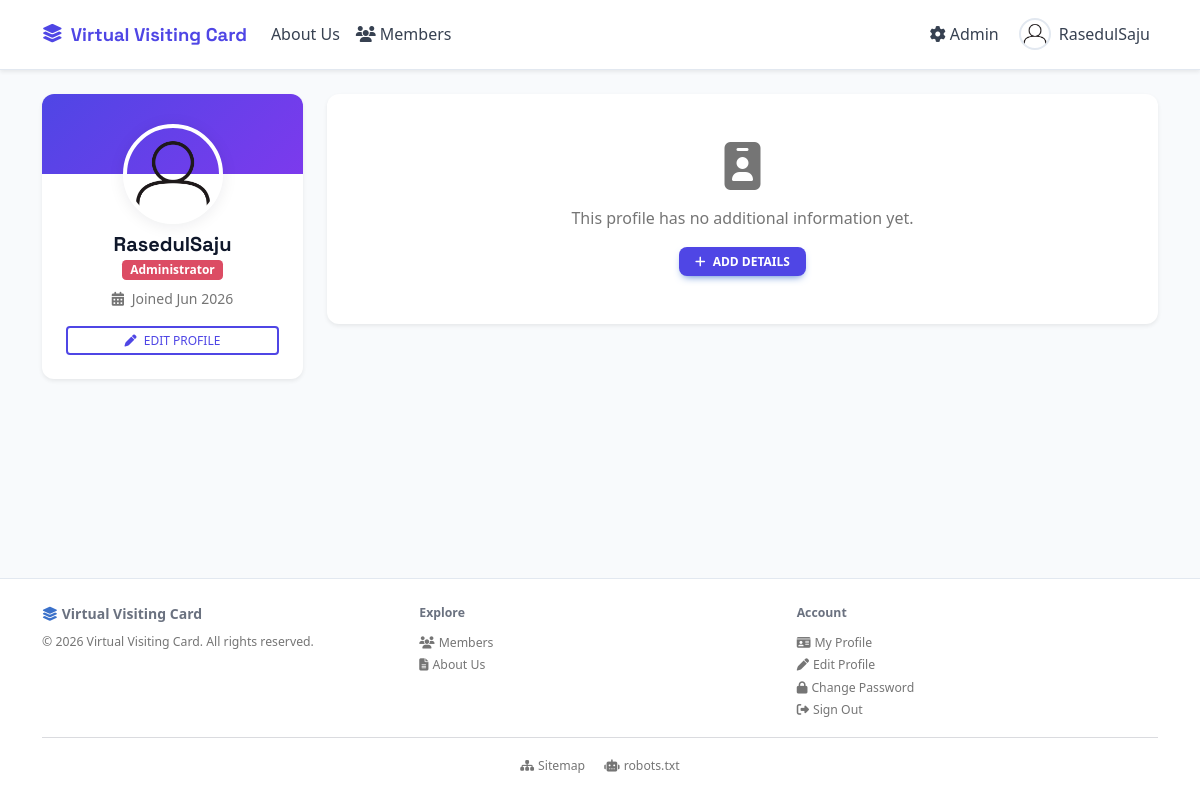
The app's page /RasedulSaju (signed in) with its own data.
### tables this page shows
CREATE TABLE `pages` (
  `id`          INT UNSIGNED NOT NULL AUTO_INCREMENT,
  `slug`        VARCHAR(200) NOT NULL,
  `title`       VARCHAR(300) NOT NULL,
  `content`     LONGTEXT,
  `show_in_nav` TINYINT(1)   NOT NULL DEFAULT 0,
  `nav_order`   INT          NOT NULL DEFAULT 0,
  `meta_robots` VARCHAR(20)  NOT NULL DEFAULT 'index,follow',
  `updated_at`  DATETIME     NOT NULL DEFAULT CURRENT_TIMESTAMP
                             ON UPDATE CURRENT_TIMESTAMP,
  PRIMARY KEY (`id`),
  UNIQUE KEY `uq_slug` (`slug`)
);

CREATE TABLE `users` (
  `id`                INT UNSIGNED                    NOT NULL AUTO_INCREMENT,
  `username`          VARCHAR(50)                     NOT NULL,
  `full_name`         VARCHAR(150)                    NULL,
  `email`             VARCHAR(150)                    NOT NULL,
  `password_hash`     VARCHAR(255)                    NOT NULL,
  `role`              ENUM('user','admin','superadmin') NOT NULL DEFAULT 'user',
  `account_status`    ENUM('active','resigned')       NOT NULL DEFAULT 'active',
  `can_edit_profile`  TINYINT(1)                      NOT NULL DEFAULT 1,
  `meta_robots`       VARCHAR(20)                     NOT NULL DEFAULT 'index,follow',
  `show_in_directory` TINYINT(1)                      NOT NULL DEFAULT 1,
  `profile_image`     VARCHAR(255)                    NOT NULL DEFAULT 'default-avatar.png',
  `bio`               TEXT,
  `reset_token`       VARCHAR(64)                     NULL DEFAULT NULL,
  `reset_expires`     DATETIME                        NULL DEFAULT NULL,
  `created_at`        DATETIME                        NOT NULL DEFAULT CURRENT_TIMESTAMP,
  PRIMARY KEY (`id`),
  UNIQUE KEY `uq_username` (`username`),
  UNIQUE KEY `uq_email`    (`email`)
);

### helpers.php (called while the page is built, shortened)
<?php
require_once __DIR__ . '/db.php';
function e(string $s): string
{
    return htmlspecialchars($s, ENT_QUOTES | ENT_HTML5, 'UTF-8');
}
function isLoggedIn(): bool
{
    return !empty($_SESSION['user_id']);
}
function isAdmin(): bool
{
    return isset($_SESSION['role'])
        && in_array($_SESSION['role'], ['admin', 'superadmin'], true);
}
function avatarUrl(string $filename): string
{
    if ($filename === '' || $filename === DEFAULT_AVATAR
        || !file_exists(UPLOAD_DIR . $filename)) {
        return UPLOAD_URL . DEFAULT_AVATAR;
    }
    return UPLOAD_URL . rawurlencode($filename);
}
function getNavPages(): array
{
    try {
        $stmt = getDB()->query(
            "SELECT slug, title FROM pages
             WHERE show_in_nav = 1 ORDER BY nav_order ASC, title ASC"
        );
        return $stmt->fetchAll();
    } catch (PDOException) {
        return [];
    }
}
function getSetting(string $key, string $default = ''): string
{
    try {
        $stmt = getDB()->prepare('SELECT value FROM settings WHERE `skey` = ? LIMIT 1');
        $stmt->execute([$key]);
        $row = $stmt->fetch();
        return $row ? $row['value'] : $default;
    } catch (PDOException) {
        return $default;
    }
}
function siteName(): string
{
    static $_cached = null;
    if ($_cached === null) {
        $fallback = defined('APP_NAME') ? APP_NAME : _SITE_NAME_FALLBACK;
        try { $_cached = getSetting('site_name') ?: $fallback; }
        catch (Exception) { $_cached = $fallback; }
    }
    return $_cached;
}
function getTheme(): array
{
    static $_cached = null;
    if ($_cached === null) {
        $defaults = [
            'primary_color'    => '#4f46e5',
            'accent_color'     => '#7c3aed',
            'text_color'       => '#374151',
            'heading_color'    => '#0f172a',
            'bg_color'         => '#f8fafc',
            'surface_color'    => '#ffffff',
            'border_radius'    => '12',
            'font_heading'     => 'Space Grotesk',
            'font_body'        => 'system-ui',
            'enable_animations'=> '1',
        ];
        $_cached = $defaults;
        try {
            foreach ($defaults as $k => $v) {
                $_cached[$k] = getSetting('theme_' . $k, $v) ?: $v;
            }
        } catch (Exception) {
        }
    }
    return $_cached;
}
function displayName(array $user): string
{
    return trim($user['full_name'] ?? '') !== '' ? trim($user['full_name']) : $user['username'];
}

### db.php (called while the page is built, shortened)
<?php
function getDB(): PDO
{
    static $pdo = null;
    if ($pdo === null) {
        $dsn = sprintf(
            'mysql:host=%s;dbname=%s;charset=%s',
            DB_HOST, DB_NAME, DB_CHARSET
        );
        $pdo = new PDO($dsn, DB_USER, DB_PASS, [
            PDO::ATTR_ERRMODE            => PDO::ERRMODE_EXCEPTION,
            PDO::ATTR_DEFAULT_FETCH_MODE => PDO::FETCH_ASSOC,
            PDO::ATTR_EMULATE_PREPARES   => false,
        ]);
    }
    return $pdo;
}

### templates/profile.php (the view, shortened to what this page needs)
<?php
$isSelf        = isLoggedIn() && (int)$_SESSION['user_id'] === (int)$profileUser['id'];
$viewerIsAdmin = isAdmin();
$canEdit       = $isSelf && ($viewerIsAdmin || (bool)$profileUser['can_edit_profile']);
$isResigned    = ($profileUser['account_status'] ?? 'active') === 'resigned';
$displayTitle  = displayName($profileUser);
$roleLabel     = match ($profileUser['role'] ?? 'user') {
    'superadmin', 'admin' => 'Administrator',
    default                => 'Member',
};
$roleBadgeCls  = in_array($profileUser['role'] ?? 'user', ['admin', 'superadmin'], true) ? 'bg-danger' : 'bg-primary';
$standaloneFields = [];
$groups           = [];
?>
<div class="row g-4 <?= $isResigned ? 'resigned-profile' : '' ?>">
    <div class="col-md-4 col-lg-3">
        <div class="card border-0 shadow-sm text-center profile-card">
            <div class="card-body pt-0">
                <div class="profile-avatar-wrap">
                    <img src="<?= avatarUrl($profileUser['profile_image']) ?>"
                         class="profile-avatar rounded-circle border-4 border-white"
                         width="100" height="100"
                         style="object-fit:cover;" alt="<?= e($displayTitle) ?>">
                </div>
                <h2 class="h5 fw-bold mb-0 mt-2"><?= e($displayTitle) ?></h2>
                <span class="badge <?= $roleBadgeCls ?> mb-2"><?= $roleLabel ?></span>
                <small class="text-muted d-block mb-3">
                    <i class="fas fa-calendar-alt me-1"></i>
                    Joined <?= date('M Y', strtotime($profileUser['created_at'])) ?>
                </small>
                <?php if ($canEdit): ?>
                    <a href="<?= BASE_URL ?>edit-profile" class="btn btn-sm btn-outline-primary w-100">
                        <i class="fas fa-pen me-1"></i> Edit Profile
                    </a>
                <?php endif; ?>
            </div>
        </div>
    </div>
    <div class="col-md-8 col-lg-9">
        <?php if ($isResigned && !$viewerIsAdmin && !$isSelf): ?>
            <div class="card border-0 shadow-sm">
                <div class="card-body text-center py-5">
                    <i class="fas fa-user-clock fa-3x text-muted mb-3"></i>
                    <p class="text-muted mb-0">Profile details are hidden — this person is no longer active.</p>
                </div>
            </div>
        <?php elseif (empty($standaloneFields) && empty($groups)): ?>
            <div class="card border-0 shadow-sm">
                <div class="card-body text-center py-5">
                    <i class="fas fa-id-badge fa-3x text-muted mb-3"></i>
                    <p class="text-muted mb-0">This profile has no additional information yet.</p>
                    <?php if ($canEdit): ?>
                        <a href="<?= BASE_URL ?>edit-profile" class="btn btn-primary btn-sm mt-3">
                            <i class="fas fa-plus me-1"></i> Add Details
                        </a>
                    <?php endif; ?>
                </div>
            </div>
        <?php endif; ?>
    </div>
</div>

### index.php (shortened to what this page needs)
<?php
require_once __DIR__ . '/helpers.php';
$_reqPath  = parse_url($_SERVER['REQUEST_URI'] ?? '/', PHP_URL_PATH);
$_basePath = rtrim(parse_url(BASE_URL, PHP_URL_PATH), '/');
$url       = trim(substr($_reqPath, strlen($_basePath)), '/');
$url       = strtolower(filter_var($url, FILTER_SANITIZE_URL));
try {
    $pdo  = getDB();
    $stmt = $pdo->prepare('SELECT * FROM users WHERE LOWER(username) = ? LIMIT 1');
    $stmt->execute([$url]);
    $profileUser = $stmt->fetch();
    if ($profileUser) {
        require __DIR__ . '/templates/layout_header.php';
        require __DIR__ . '/templates/profile.php';
        require __DIR__ . '/templates/layout_footer.php';
        exit;
    }
} catch (PDOException $e) {
    error_log('[Router] ' . $e->getMessage());
}
require __DIR__ . '/templates/layout_header.php';
require __DIR__ . '/templates/layout_footer.php';

### templates/layout_header.php (shortened to what this page needs)
<?php
$_navPages   = getNavPages();
$_activeUser = null;
if (isLoggedIn()) {
    try {
        $s = getDB()->prepare('SELECT id, username, role, profile_image FROM users WHERE id = ? LIMIT 1');
        $s->execute([$_SESSION['user_id']]);
        $_activeUser = $s->fetch();
    } catch (PDOException) {}
}
$_currentSlug = trim($_GET['url'] ?? '', '/');
?>
<!DOCTYPE html>
<html lang="en">
<head>
    <link rel="stylesheet" href="https://cdnjs.cloudflare.com/ajax/libs/font-awesome/6.5.0/css/all.min.css">
    <link rel="stylesheet" href="https://cdnjs.cloudflare.com/ajax/libs/mdb-ui-kit/6.4.0/mdb.min.css">
    <link rel="stylesheet" href="<?= BASE_URL ?>assets/css/custom.css">
<?php
$_theme = getTheme();
?>
</head>
<body>
<nav class="navbar navbar-expand-lg cms-navbar sticky-top shadow-sm">
    <div class="container">
        <a class="navbar-brand cms-brand" href="<?= BASE_URL ?>">
            <i class="fas fa-layer-group me-2"></i><?= e(siteName()) ?>
        </a>
        <div class="collapse navbar-collapse" id="navMain">
            <ul class="navbar-nav me-auto mb-2 mb-lg-0">
                <?php foreach ($_navPages as $_np): ?>
                <li class="nav-item">
                    <a class="nav-link <?= $_currentSlug === $_np['slug'] ? 'active' : '' ?>"
                       href="<?= BASE_URL . e($_np['slug']) ?>">
                        <?= e($_np['title']) ?>
                    </a>
                </li>
                <?php endforeach; ?>
                <li class="nav-item">
                    <a class="nav-link <?= $_currentSlug === 'members' ? 'active' : '' ?>"
                       href="<?= BASE_URL ?>members">
                        <i class="fas fa-users me-1"></i>Members
                    </a>
                </li>
            </ul>
            <ul class="navbar-nav ms-auto align-items-lg-center gap-1">
                <?php if ($_activeUser): ?>
                    <?php if ($_activeUser['role'] === 'admin'): ?>
                    <li class="nav-item">
                        <a class="nav-link cms-admin-link" href="<?= BASE_URL ?>admin/">
                            <i class="fas fa-cog me-1"></i>Admin
                        </a>
                    </li>
                    <?php endif; ?>
                    <li class="nav-item cms-user-wrap d-none d-lg-block">
                        <a class="nav-link cms-user-toggle d-flex align-items-center gap-2"
                           href="#" id="userDropDesktop" role="button">
                            <img src="<?= avatarUrl($_activeUser['profile_image']) ?>"
                                 class="rounded-circle cms-nav-avatar" width="32" height="32"
                                 style="object-fit:cover;" alt="">
                            <span><?= e($_activeUser['username']) ?></span>
                        </a>
                    </li>
                <?php endif; ?>
            </ul>
        </div>
    </div>
</nav>
<main class="container py-4">

### templates/layout_footer.php (shortened to what this page needs)
</main>
<footer class="cms-footer mt-auto py-4">
    <div class="container">
        <div class="row align-items-start g-3">
            <div class="col-md-4">
                <div class="fw-bold mb-1">
                    <i class="fas fa-layer-group me-1 text-primary"></i><?= e(siteName()) ?>
                </div>
                <small class="text-muted">© <?= date('Y') ?> <?= e(siteName()) ?>. All rights reserved.</small>
            </div>
            <div class="col-md-4">
                <p class="fw-semibold small mb-2">Explore</p>
                <ul class="list-unstyled mb-0">
                    <li><a href="<?= BASE_URL ?>members" class="text-muted text-decoration-none small">
                        <i class="fas fa-users me-1"></i>Members</a></li>
                    <?php foreach (getNavPages() as $_fp): ?>
                    <li><a href="<?= BASE_URL . e($_fp['slug']) ?>" class="text-muted text-decoration-none small">
                        <i class="fas fa-file-alt me-1"></i><?= e($_fp['title']) ?></a></li>
                    <?php endforeach; ?>
                </ul>
            </div>
            <div class="col-md-4">
                <p class="fw-semibold small mb-2">Account</p>
                <ul class="list-unstyled mb-0">
                    <?php if (isLoggedIn()): ?>
                    <li><a href="<?= BASE_URL . e($_SESSION['username'] ?? '') ?>" class="text-muted text-decoration-none small">
                        <i class="fas fa-id-card me-1"></i>My Profile</a></li>
                    <li><a href="<?= BASE_URL ?>edit-profile" class="text-muted text-decoration-none small">
                        <i class="fas fa-pen me-1"></i>Edit Profile</a></li>
                    <li><a href="<?= BASE_URL ?>change-password" class="text-muted text-decoration-none small">
                        <i class="fas fa-lock me-1"></i>Change Password</a></li>
                    <li><a href="<?= BASE_URL ?>logout" class="text-muted text-decoration-none small">
                        <i class="fas fa-sign-out-alt me-1"></i>Sign Out</a></li>
                    <?php endif; ?>
                </ul>
            </div>
        </div>
        <hr class="my-3 opacity-25">
        <div class="text-center">
            <a href="<?= BASE_URL ?>sitemap.xml" class="text-muted text-decoration-none small me-3">
                <i class="fas fa-sitemap me-1"></i>Sitemap
            </a>
            <a href="<?= BASE_URL ?>robots.txt" class="text-muted text-decoration-none small">
                <i class="fas fa-robot me-1"></i>robots.txt
            </a>
        </div>
    </div>
</footer>
</body>
</html>

### assets/css/custom.css (style rules this page uses)
:root { --cms-primary: #4f46e5; --cms-primary-dark: #3730a3; --cms-accent: #7c3aed; --cms-ink: #0f172a; --cms-body: #374151; --cms-muted: #6b7280; --cms-border: #e2e8f0; --cms-bg: #f8fafc; --cms-surface: #ffffff; --cms-radius: 12px; --cms-shadow: 0 2px 16px rgba(15, 23, 42, .08); --cms-shadow-lg: 0 8px 32px rgba(15, 23, 42, .12); --cms-font-display: 'Space Grotesk', system-ui, sans-serif; --cms-font-body: -apple-system, BlinkMacSystemFont, 'Segoe UI', system-ui, sans-serif; }
html { scroll-behavior: smooth; }
body { font-family: var(--cms-font-body); background-color: var(--cms-bg); color: var(--cms-body); min-height: 100vh; display: flex; flex-direction: column; }
h1, h2, h3, h4, h5, h6, .navbar-brand, .auth-card-header h1 { font-family: var(--cms-font-display); color: var(--cms-ink); }
main.container { flex: 1; }
.cms-navbar { background: var(--cms-surface) !important; border-bottom: 1px solid var(--cms-border); padding: .75rem 0; }
.cms-brand { font-family: var(--cms-font-display); font-weight: 700; font-size: 1.15rem; color: var(--cms-primary) !important; text-decoration: none; }
.cms-navbar .nav-link { color: var(--cms-body) !important; font-weight: 500; padding: .4rem .75rem; border-radius: 8px; transition: background .15s, color .15s; }
.cms-admin-link { color: var(--cms-accent) !important; }
.cms-nav-avatar { border: 2px solid var(--cms-border); }
.cms-user-wrap { position: relative; }
.btn-primary { background: var(--cms-primary) !important; border-color: var(--cms-primary) !important; font-weight: 600; border-radius: 8px; }
.btn-outline-primary { color: var(--cms-primary) !important; border-color: var(--cms-primary) !important; }
.card { border-radius: var(--cms-radius) !important; box-shadow: var(--cms-shadow); }
.profile-card { overflow: hidden; }
.profile-avatar-wrap { margin-top: -50px; margin-bottom: .5rem; }
.profile-avatar { border: 4px solid white !important; box-shadow: var(--cms-shadow); }
.cms-footer { background: var(--cms-surface); border-top: 1px solid var(--cms-border); color: var(--cms-muted); font-size: .875rem; }

### records on screen
pages: title "About Us"
users: profile_image (placeholder picture), username "RasedulSaju", role "Administrator", created_at "Jun 2026"

### other values on screen
siteName() "Virtual Visiting Card"
